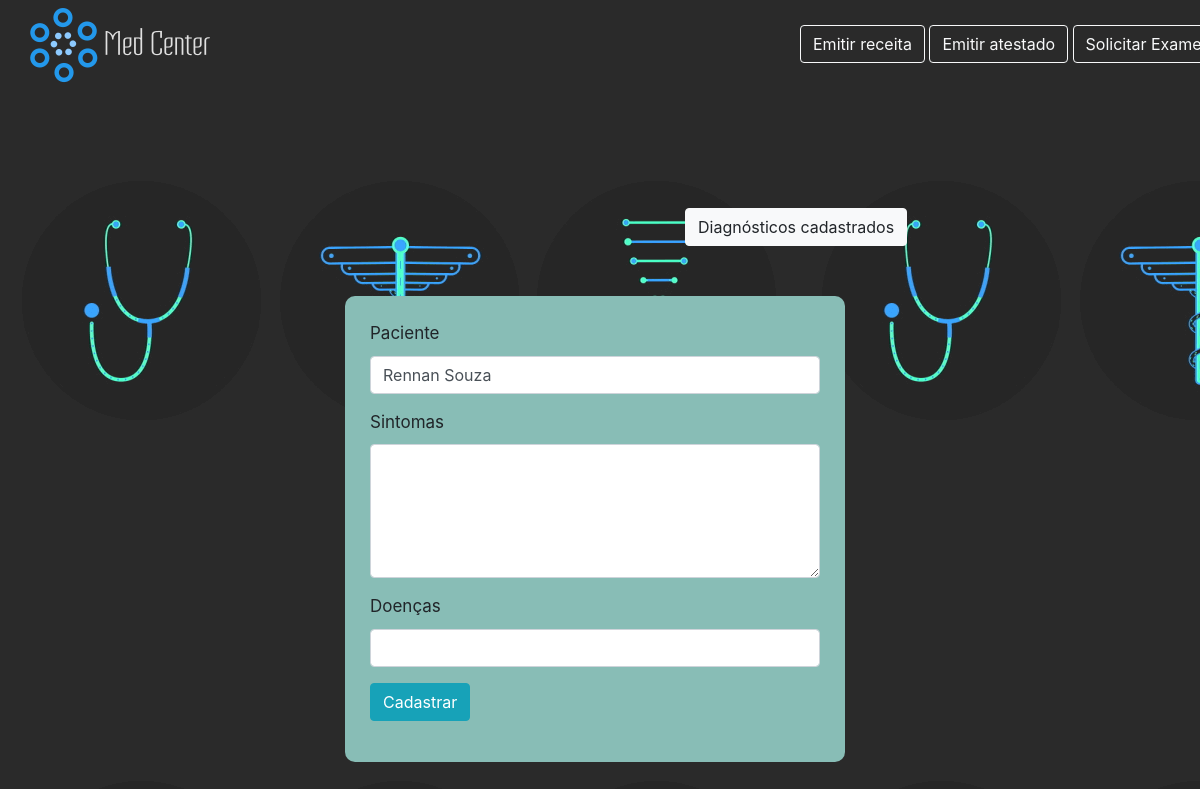
The app's page /consulta.php?nome=Rennan Souza (signed in), older data.
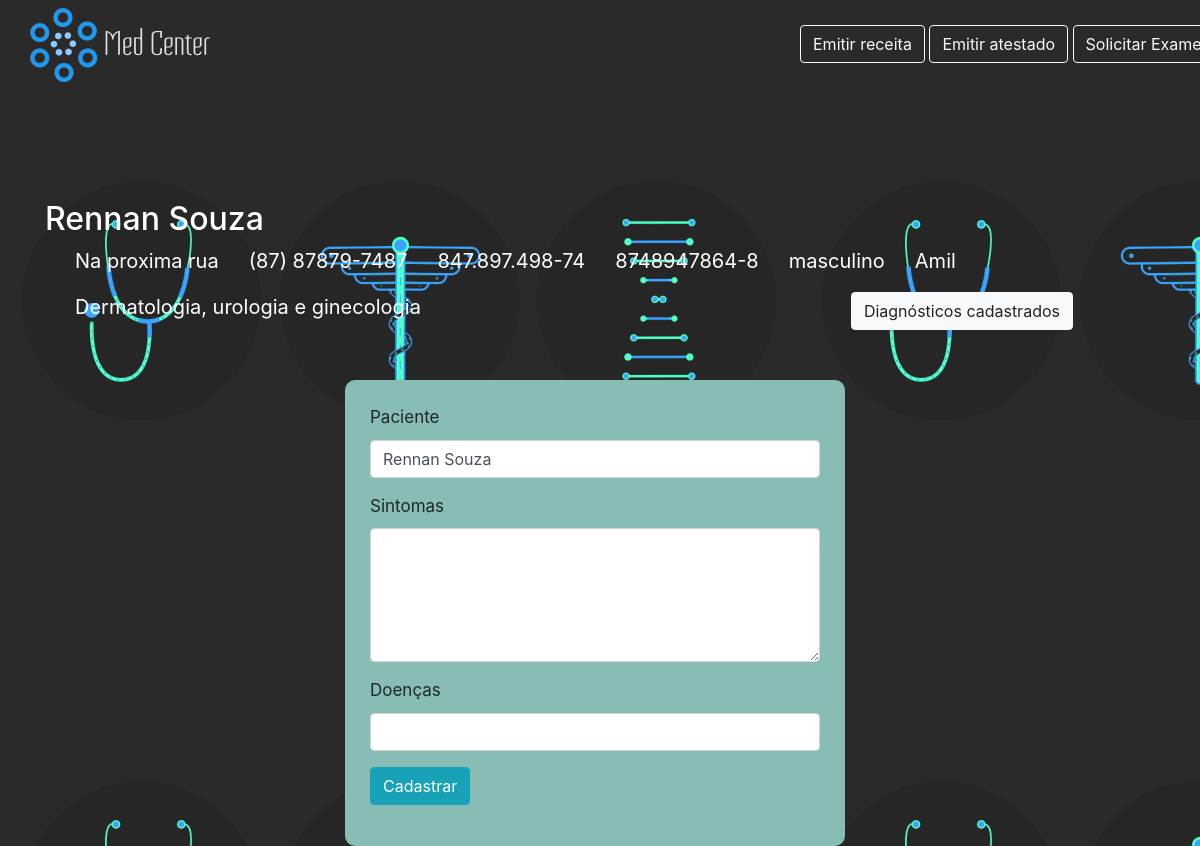
The same page, newer data.
### tables this page shows
CREATE TABLE IF NOT EXISTS `paciente` (
  `idpac` int(3) NOT NULL AUTO_INCREMENT,
  `nome` varchar(30) NOT NULL,
  `endereco` varchar(50) NOT NULL,
  `telefone` varchar(15) NOT NULL,
  `cpf` varchar(15) NOT NULL,
  `rg` varchar(15) NOT NULL,
  `sexo` varchar(10) DEFAULT NULL,
  `convenio` varchar(20) NOT NULL,
  PRIMARY KEY (`idpac`)
);

CREATE TABLE IF NOT EXISTS `convenio` (
  `idconv` int(3) NOT NULL AUTO_INCREMENT,
  `nome` varchar(20) NOT NULL,
  `telefone` varchar(15) NOT NULL,
  `endereco` varchar(50) NOT NULL,
  `cnpj` varchar(20) NOT NULL,
  `planos` varchar(200) NOT NULL,
  PRIMARY KEY (`idconv`)
);

### consulta.php (the view, shortened to what this page needs)
<?php
    include 'login.php';
    $nomePaciente = $_GET['nome'];
?>
<!DOCTYPE html>
<html lang="en">
<head>
    <link rel="stylesheet" href="css/bootstrap.min.css">
    <link rel="stylesheet" href="css/consulta.css">
</head>
<body>
    <div class="container">
        <nav id="nav1">
            <a href="javascript:history.back()"><img src="img/logo.png" id="logo"></a>
            <div class="fixed-bg">
                <a href="receita.php" target="_blank"><button type="button" class="btn btn-outline-light">Emitir receita</button></a>
                <a href="atestado.php" target="_blank"><button type="button" class="btn btn-outline-light">Emitir atestado</button></a>
                <a href="exames.php" target="_blank"><button type="button" class="btn btn-outline-light">Solicitar Exames</button></a>
            </div>
        </nav>
        <div class="paciente" style="position:relative;top:200px;">
            <?php
                $query = "SELECT * FROM paciente WHERE nome = '{$nomePaciente}'";
                $result = mysqli_query($conn, $query);
                $row = mysqli_fetch_array($result);
                $query2 = "SELECT * FROM convenio WHERE nome = '{$row['convenio']}'";
                $result2 = mysqli_query($conn, $query2);
                $row2 = mysqli_fetch_array($result2);
            ?>
            <h2 style="color:white;"><?php echo $row['nome']; ?></h2>
            <p style="color:white;font-size:20px; float:left; margin-left:30px;"><?php echo $row['endereco']; ?></p>
            <p style="color:white;font-size:20px; float:left; margin-left:30px;"><?php echo $row['telefone']; ?></p>
            <p style="color:white;font-size:20px; float:left; margin-left:30px;"><?php echo $row['cpf']; ?></p>
            <p style="color:white;font-size:20px; float:left; margin-left:30px;"><?php echo $row['rg']; ?></p>
            <p style="color:white;font-size:20px; float:left; margin-left:30px;"><?php echo $row['sexo']; ?></p>
            <p style="color:white;font-size:20px; float:left; margin-left:30px;"><?php echo $row['convenio']; ?></p>
            <p style="color:white;font-size:20px; float:left; margin-left:30px;"><?php echo $row2['planos']; ?></p>
            <a href="diagnosticos_antigos.php?nome=<?php echo $nomePaciente?>" style="margin-top:40px;margin-left:430px;"><button type="button" class="btn btn-light">Diagnósticos cadastrados</button></a>
            <div class="infor_consulta">
                <form action="cad-diagnostico.php" method="POST" name="formCadDiagnostico" id="formCadDiagnostico">
                        <div class="form-group">
                            <label for="paciente">Paciente</label>
                        </div>
                        <div class="form-group">
                            <input required type="text" class="form-control" name="paciente" id="paciente" autocomplete="off" value="<?php echo $nomePaciente?>">
                        </div>
                        <div class="form-group">
                            <label for="sintoma">Sintomas</label>
                        </div>
                        <div class="form-group">
                            <textarea class="form-control" name="sintoma" id="sintoma" rows="5" cols="80"></textarea>
                        </div>
                        <div class="form-group">
                            <label for="doenca">Doenças</label>
                        </div>
                        <div class="form-group">
                            <input required type="text" class="form-control" name="doenca" id="doenca" autocomplete="off">
                        </div>
                    <button type="submit" class="btn btn-info" name="btn_cad_sec">Cadastrar</button>
                </form>
            </div>
        </div>
    </div>
</body>
</html>

### css/consulta.css (style rules this page uses)
body { background-image:url(../img/gif1.gif); }
.container { height: 500px; }
#logo { position: absolute; top: -55px; left: 20px; }
.fixed-bg { width: 82%; position: absolute; top: 25px; left: 800px; z-index: 3000; }
.infor_consulta { width: 500px; padding: 25px; border-radius: 10px; background-color: rgb(136, 189, 182); margin-top: 50px; margin-bottom: 50px; margin-left: 300px; }
.infor_consulta label { font-size: 17px; margin-bottom: -7px; }

Row changes from the older to the newer data that the page shows:
now on this page (row edited): paciente: nome "Rennan Souza", endereco "Na proxima rua", telefone "(87) 87879-7487", cpf "847.897.498-74", rg "8748947864-8", sexo "masculino", convenio "Amil"
now on this page (row edited): convenio: planos "Dermatologia, urologia e ginecologia"
